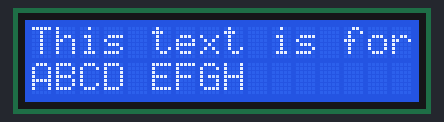
The sketch below on a simulated Arduino Uno, built with avr-gcc and run on an emulated ATmega328P. Parts: 16×2 character LCD.

Above: at 0.1 s.
At 4.2 s:
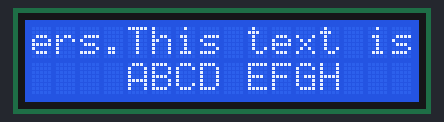
At 8.3 s:
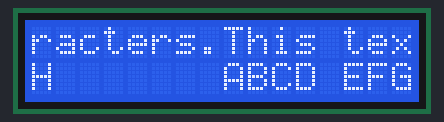
At 16.4 s:
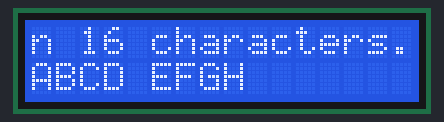
At 24.6 s:
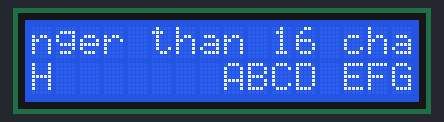
At 32.7 s:
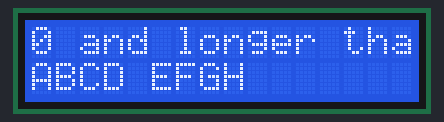

Measured:
- what the display in image 1 shows lasts 1.0 s, from 4.2 s to 5.2 s
- what the display in image 5 shows lasts 1.6 s, from 32.7 s to 34.3 s

The sketch:

code.ino
```cpp
#include <LiquidCrystal.h>

LiquidCrystal lcd(8, 7, 6, 5, 4, 3);

String LCD_ROW_1 = "This text is for row 0 and longer than 16 characters.";
String LCD_ROW_2 = "ABCD EFGH";

boolean SCROLL_FLAG = true;

char SCROLL_DIRECTION = 'R';

int SCROLL_WAIT = 1000;


void setup()
{
  lcd.begin(16, 2);
  lcd.clear(); // clear the LCD screen

}

void loop()
{
  int j = 0;
  int k = 0;
  int counter = 0;
  while(true) {
    long start_time = micros();
    int i;
    if (counter % SCROLL_WAIT == 0) {
      for (i = 0; i < 16; i++) {
        lcd.setCursor(i, 0);
        lcd.print(" ");
        lcd.setCursor(i, 1);
        lcd.print(" ");
      }
      if (LCD_ROW_1.length() > 16 ) {
        for (i = 0; i < 16; i++) {
          lcd.setCursor(i, 0);
          if((i+j)>0)lcd.print(LCD_ROW_1.charAt((i + j) % LCD_ROW_1.length())); //sola
          else lcd.print(LCD_ROW_1.charAt((LCD_ROW_1.length()+(i + j)) % LCD_ROW_1.length())); //sağa
        }
      }
      else {
        for (i = 0; i < LCD_ROW_1.length(); i++) {
          if((i-j)>0)lcd.setCursor((i - j) % 16, 0);
          else lcd.setCursor((16+(i - j)) % 16, 0);
          lcd.print(LCD_ROW_1.charAt(i));
        }
      }
      if (LCD_ROW_2.length() > 16) {
        for (i = 0; i < 16; i++) {
          lcd.setCursor(i, 1);
          if((i+k)>0)lcd.print(LCD_ROW_2.charAt((i + k) % LCD_ROW_2.length()));
          else lcd.print(LCD_ROW_2.charAt((LCD_ROW_2.length()+(i + k)) % LCD_ROW_2.length()));
        }
      }
      else {
        for (i = 0; i < LCD_ROW_2.length(); i++) {
          if((i-k)>0)lcd.setCursor((i - k) % 16, 1);
          else lcd.setCursor((16+(i - k)) % 16, 1);
          lcd.print(LCD_ROW_2.charAt(i));
        }
      }
      if (SCROLL_FLAG){
        if(SCROLL_DIRECTION=='L')j++;
        else j--;
        if(LCD_ROW_1.length() < 16&& j>=16) j=0;
      }
      if (SCROLL_FLAG){
        if(SCROLL_DIRECTION=='L')k++;
        else k--;
        if(LCD_ROW_2.length() < 16&& k>=16) k=0;
      }
    }
    long end_time = micros();
    if ((1000 - (end_time - start_time)) > 0)delayMicroseconds(1000 - (end_time - start_time));
    counter++;
  }
}
```
